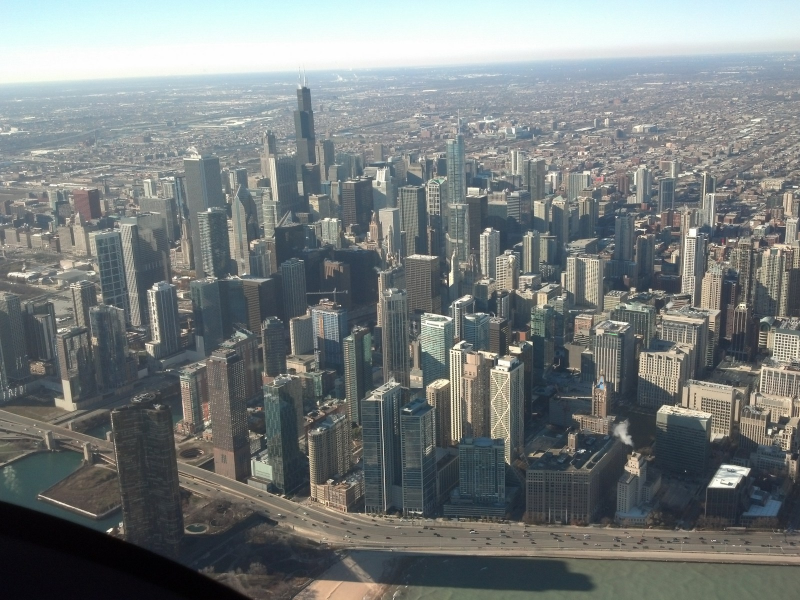
%> input picture Images/chicago_orig.jpg, 1600 x 1200 px (shown at 1/2 size)
$ octave main.m   (GNU Octave 9; MATLAB toolbox functions it lacks are replaced by stand-ins)
%> lines starting %> are read from the running program, lines starting %| are printed output that depends on the picture
### Matlab/haar_encode.m
function B=haar_encode(A);
len = size(A,1); B = zeros(len,len);
%build Haar filter matrix
T=[1  1; 1 -1]; I = eye(len);
H = kron(I(1:len/2,1:len/2),T);
%build permutation matrix
PT = I([1:2:len],:);PB = I([2:2:len],:);P=[PT;PB];
%encode image one level
B=P*H*A*H'*P';B=B/2;


### Matlab/main.m
% pkg load image                     % needed by Octave for rgb2gray

A=imread('../Images/chicago_orig.jpg');  % convert jpeg image to RGB matrices
%> A is the input picture: size 1200x1600x3 uint8; mean R, G, B 119.1, 124.6, 124.5
A=rgb2gray(A);                       % convert to grayscale matrix
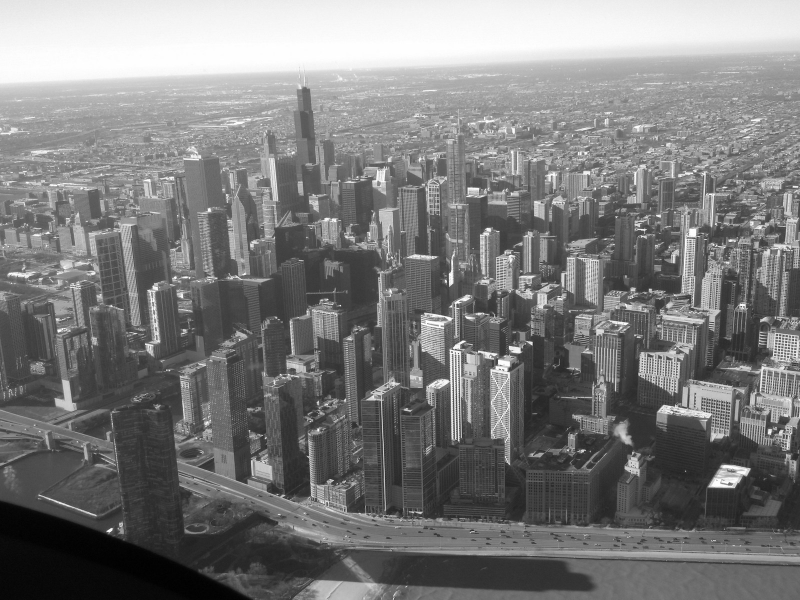
%> A: size 1200x1600 uint8 (shown at 1/2 size); min 0, max 255, mean 122.9
dim1=256; dim2=256;                  % desired dimensions
A=imresize(A,[dim1,dim2],'bicubic'); % set A to desired dimensions
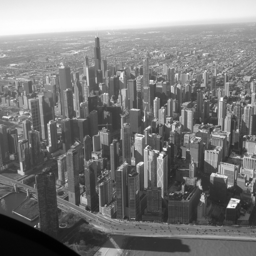
%> A: size 256x256 uint8; min 1, max 255, mean 123
A=double(A);                         % convert A to floating points
%> A: size 256x256 double
figure(1);image(A);colormap(gray(256))% Input to Haar encode process
B=haar_encode(A);                    % One level Haar encoding
%> in haar_encode, `B=P*H*A*H'*P'`:
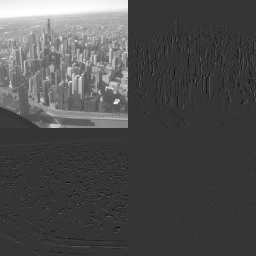
%> B: size 256x256 double; min -268, max 1016, mean 123.2; drawn with min black and max white
figure(2);image(B);                  % Display result
colormap(gray(128));
figure(3);image(B(1:128,1:128)/2);   %
colormap(gray(256));
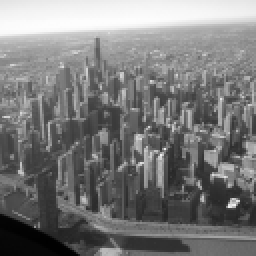
%> displayed picture: size 128x128x3, on the screen's scale of 0 to 255 (shown 2 times larger); min 0, max 253, mean 121.6

$ run again, with Images/chicago1024.jpg copied over Images/chicago_orig.jpg
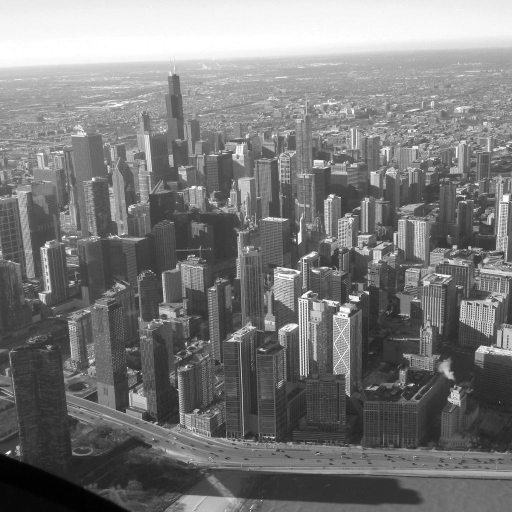
%> input picture Images/chicago1024.jpg, 1024 x 1024 px (shown at 1/2 size)
%> A is the input picture: size 1024x1024 uint8; min 0, max 255, mean 122.6
%> in haar_encode, `B=P*H*A*H'*P'`:
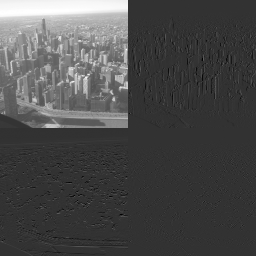
%> B: size 256x256 double; min -252, max 1020, mean 122.9; drawn with min black and max white
%> `colormap(gray(256));`:
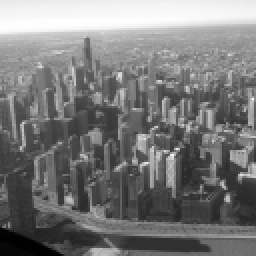
%> displayed picture: size 128x128x3, on the screen's scale of 0 to 255 (shown 2 times larger); min 0, max 254, mean 121.3
